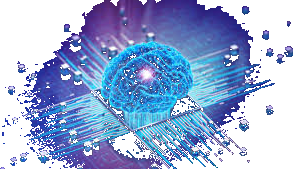
#> input picture logo.png, 293 x 169 px
$ python process_logo_final.py
#> lines starting #> are read from the running program, lines starting #| are printed output that depends on the picture
from PIL import Image
import math

# Load the logo
img = Image.open('logo.png')
#> img is the input picture: PIL image 293x169 RGBA; mean R, G, B, A 50.7, 70.7, 109.9, 152.8
rgba_img = img.convert("RGBA")
width, height = rgba_img.size
#> width = 293; height = 169

# Corners
c_tl = rgba_img.getpixel((0, 0))[:3]
#> c_tl = (0, 0, 0)
c_tr = rgba_img.getpixel((width - 1, 0))[:3]
#> c_tr = (0, 0, 0)
c_bl = rgba_img.getpixel((0, height - 1))[:3]
#> c_bl = (98, 95, 174)
c_br = rgba_img.getpixel((width - 1, height - 1))[:3]
#> c_br = (0, 0, 0)

def get_bg_color(x, y):
    u = x / (width - 1) if width > 1 else 0
    v = y / (height - 1) if height > 1 else 0
    r = (1 - u) * (1 - v) * c_tl[0] + u * (1 - v) * c_tr[0] + (1 - u) * v * c_bl[0] + u * v * c_br[0]
    g = (1 - u) * (1 - v) * c_tl[1] + u * (1 - v) * c_tr[1] + (1 - u) * v * c_bl[1] + u * v * c_br[1]
    b = (1 - u) * (1 - v) * c_tl[2] + u * (1 - v) * c_tr[2] + (1 - u) * v * c_bl[2] + u * v * c_br[2]
    return (r, g, b)

# Create a new image for the output
out_img = Image.new("RGBA", (width, height))
#> out_img: PIL image 293x169 RGBA; every value is 0
non_transparent_pixels = []

tolerance = 65  # Distance threshold from bilinear background

for y in range(height):
    for x in range(width):
        r, g, b, a = rgba_img.getpixel((x, y))
        bg_r, bg_g, bg_b = get_bg_color(x, y)
        dist = math.sqrt((r - bg_r)**2 + (g - bg_g)**2 + (b - bg_b)**2)

        # A pixel is background if it's close to the background gradient
        # OR if it's very dark (max(r,g,b) < 60)
        is_bg = (dist < tolerance) or (max(r, g, b) < 60)

        if is_bg:
            out_img.putpixel((x, y), (0, 0, 0, 0))
        else:
            # Let's keep the original pixel.
            # We can also clean up the color if it contains some background blend,
            # but preserving the logo exactly as provided is requested.
            out_img.putpixel((x, y), (r, g, b, a))
            non_transparent_pixels.append((x, y))
#> this loop made 169 passes
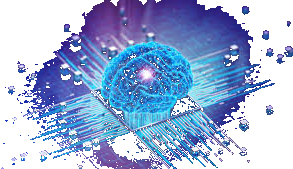
#> out_img: PIL image 293x169 RGBA; mean R, G, B, A 48.8, 68.7, 105.2, 145.2; transparent parts drawn white

if non_transparent_pixels:
    xs = [p[0] for p in non_transparent_pixels]
    ys = [p[1] for p in non_transparent_pixels]
    bbox = (min(xs), min(ys), max(xs), max(ys))
    # Crop the image tightly to its bounding box
    cropped_img = out_img.crop(bbox)
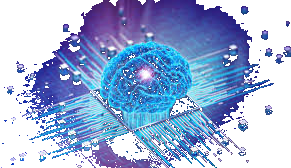
#> cropped_img: PIL image 291x168 RGBA; mean R, G, B, A 49.3, 69.4, 106.4, 146.7; transparent parts drawn white
    cropped_img.save("logo_processed.png")
    print(f"Crop bbox: {bbox}")
#| Crop bbox: (1, 0, 292, 168)
    print(f"Cropped image size: {cropped_img.size}")
#| Cropped image size: (291, 168)
else:
    print("Error: No foreground pixels found!")
